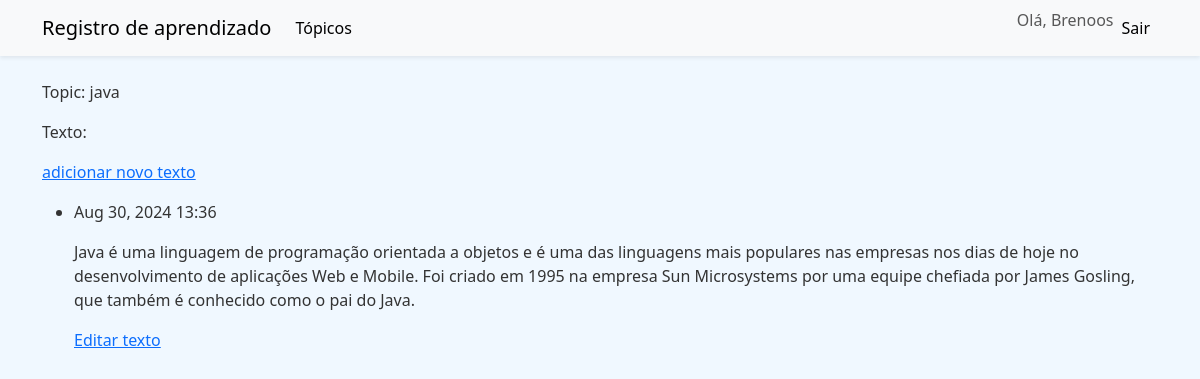
Page /topics/7/ (signed in) on the committed database.
### learning_logs/models.py (models this page shows, shortened)
class Topic(models.Model):
    text = models.CharField(max_length=200)
    data_added = models.DateTimeField(auto_now_add=True)
    owner = models.ForeignKey(User, on_delete=models.CASCADE)
    def __str__(self):
        return self.text

class Entry(models.Model):
    topic = models.ForeignKey(Topic, on_delete=models.CASCADE)
    text = models.TextField()
    date_added = models.DateTimeField(auto_now_add= True)
    class Meta:
        verbose_name_plural = 'entries'

### learning_logs/views.py (the view)
# urls.py: path('topics/<topic_id>/', views.topic, name='topic'),
@login_required
def topic(request, topic_id):
    topic = get_object_or_404(Topic, id=topic_id)
    if topic.owner != request.user:
        raise Http404
    entries = topic.entry_set.order_by('-date_added')
    context = {'topic': topic, 'entries': entries}
    return render(request, 'learning_logs/topic.html', context)

### learning_logs/templates/learning_logs/topic.html
{% extends "learning_logs/base.html"%}
{% block content %}
<p>Topic: {{ topic }}</p>
<p>Texto:</p>
<p>
    <a href="{% url 'learning_logs:new_entry' topic.id %}">adicionar novo texto</a>
</p>
<ul>
    {% for entry in entries %}
    <li>
        <p>{{ entry.date_added|date:"M d, Y H:i" }}</p>
        <p>{{ entry.text|linebreaks }}</p>
        <p><a href="{% url 'learning_logs:edit_entry' entry.id %}">Editar texto</a></p>
    </li>
    {% empty %}
    <li>
        Ainda não há entradas para este tópico.
    </li>
    {% endfor %}
</ul>
{% endblock content %}

### learning_logs/templates/learning_logs/base.html (shortened to what this page needs)
<!DOCTYPE html>
<html lang="en">
<head>
    <link href="https://cdn.jsdelivr.net/npm/bootstrap@5.3.0/dist/css/bootstrap.min.css" rel="stylesheet">
    {% load static %}
    <link rel="stylesheet" href="{% static 'styles.css' %}">
</head>
<body>
    <nav class="navbar navbar-expand-lg navbar-light bg-light shadow-sm">
        <div class="container">
            <a class="navbar-brand" href="{% url 'learning_logs:index' %}">Registro de aprendizado</a>
            <div class="collapse navbar-collapse" id="navbarNav">
                <ul class="navbar-nav me-auto mb-2 mb-lg-0">
                    <li class="nav-item">
                        <a class="nav-link" href="{% url 'learning_logs:topics' %}">Tópicos</a>
                    </li>
                </ul>
                <ul class="navbar-nav ms-auto mb-2 mb-lg-0">
                    {% if user.is_authenticated %}
                    <li class="nav-item">
                        <span class="navbar-text">
                            Olá, {{ user.username }}
                        </span>
                    </li>
                    <li class="nav-item">
                        <a class="nav-link" href="{% url 'users:logout' %}">Sair</a>
                    </li>
                    {% endif %}
                </ul>
            </div>
        </div>
    </nav>
    <main class="container mt-4">
        {% block content %}{% endblock %}
    </main>
</body>
</html>

### static/styles.css (style rules this page uses)
body { background-color: #f0f8ff; }
body, .navbar-nav .nav-link { color: #333; }
.navbar { background-color: #007bff; }
.navbar-nav .nav-link { color: black; }

### rows in the picture
Topic: text "java"
Entry: date_added "Aug 30, 2024 13:36", text "Java é uma linguagem de programação orientada a objetos e é uma das linguagens mais populares nas empresas nos dias de hoje no desenvolvimento de aplicações Web e Mobile. Foi criado em 1995 na empresa Sun Microsystems por uma equipe chefiada por James Gosling, que também é conhecido como o pai do Java."

### other values in the picture
{{ user.username }} "Brenoos"
